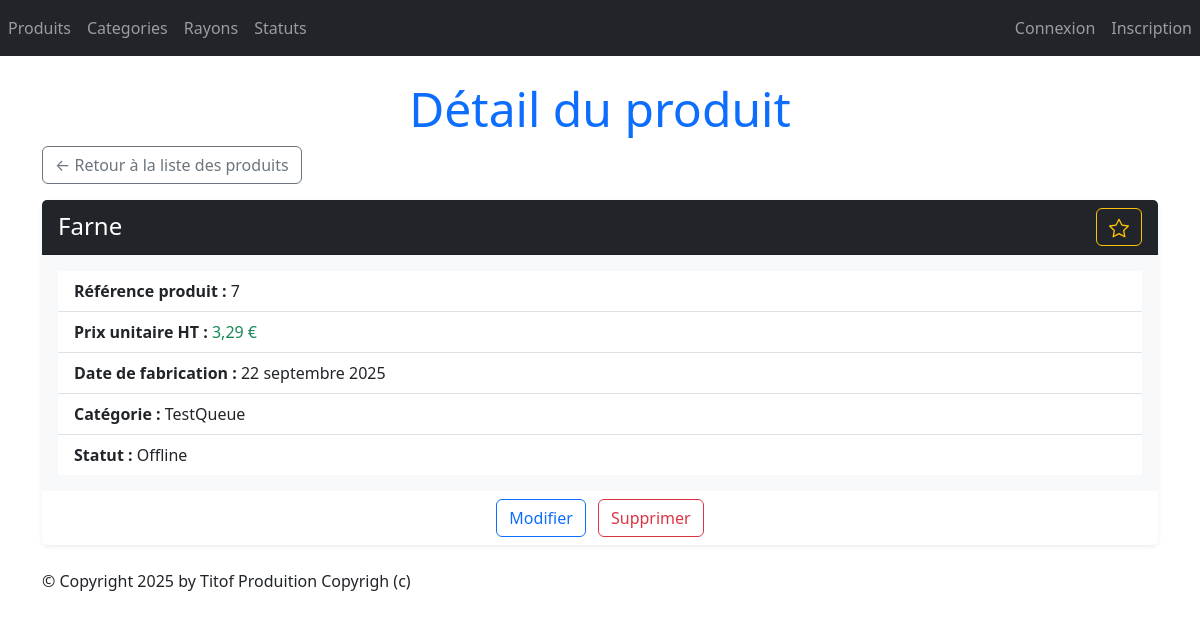
/monApp/produit/7/, run on the app's committed database.
### monApp/models.py (models this page shows, shortened)
class Produit(models.Model):
    refProd = models.AutoField(primary_key=True)
    intituleProd = models.CharField(max_length=200)
    prixUnitaireProd = models.DecimalField(max_digits=10, decimal_places=2)
    dateFabProd = models.DateField(default=date.today)
    categorie = models.ForeignKey(Categorie, on_delete=models.CASCADE, related_name="produits_categorie", null=True, blank=True)
    status = models.ForeignKey(Statut, on_delete=models.CASCADE, related_name="produits_status",null=True, blank=True)

class Categorie(models.Model):
    idCat = models.AutoField(primary_key=True)
    nomCat = models.CharField(max_length=100)
    def __str__(self):
        return self.nomCat

class Statut(models.Model):
    idStatus = models.AutoField(primary_key=True)
    libelleStatus = models.CharField(max_length=100)
    def __str__(self):
        return self.libelleStatus

### monApp/views.py (the view)
# urls.py: path("produit/<int:pk>/", views.ProduitDetailView.as_view(), name="dtl_prdt"),
class ProduitDetailView(DetailView):
    model = Produit
    template_name = "monApp/Read/detail/produit.html"
    context_object_name = "prdt"
    def get_context_data(self, **kwargs):
        context = super(ProduitDetailView, self).get_context_data(**kwargs)
        context['titremenu'] = "Détail du produit"
        return context

### monApp/templates/monApp/Read/detail/produit.html (shortened to what this page needs)
{% extends 'monApp/base.html' %}
{% block menu %}
    <h1 class="display-5 text-center text-primary">{{ titremenu }}</h1>
{% endblock %}
{% block contenu %}
<div class="mb-3">
    <a href="{% url 'lst_prdts' %}" class="btn btn-outline-secondary">
        &larr; Retour à la liste des produits
    </a>
</div>
<div class="card shadow-sm border-0 mb-4">
    <div class="card-header bg-dark text-white">
        <div class="d-flex justify-content-between align-items-center">
            <h4 class="mb-0">{{ prdt.intituleProd }}</h4>
            <button onclick="window.location.href='{% url 'add_favorite' prdt.refProd %}';" class="btn btn-outline-warning" title="Ajouter aux favoris">
            </button>
        </div>
    </div>
    <div class="card-body bg-light">
        <ul class="list-group list-group-flush">
            <li class="list-group-item"><strong>Référence produit :</strong> {{ prdt.refProd }}</li>
            <li class="list-group-item"><strong>Prix unitaire HT :</strong> <span class="text-success">{{ prdt.prixUnitaireProd }} €</span></li>
            <li class="list-group-item"><strong>Date de fabrication :</strong> {{ prdt.dateFabProd }}</li>
            <li class="list-group-item"><strong>Catégorie :</strong> {{ prdt.categorie }}</li>
            <li class="list-group-item"><strong>Statut :</strong> {{ prdt.status }}</li>
        </ul>
    </div>
    <div class="card-footer text-center bg-white border-0">
        <button type="button" class="btn btn-outline-primary me-2" onclick="window.location.href='{% url 'prdt_chng' prdt.refProd %}'">Modifier</button>
        <button onclick="window.location.href='{% url 'dlt_prdt' prdt.refProd %}';" class="btn btn-outline-danger">Supprimer</button>
    </div>
</div>
{% endblock %}

### static/styles.css (style rules this page uses)
h1 { color: red; }

### data on the page
Produit: intituleProd "Farne", refProd "7", prixUnitaireProd "3,29", dateFabProd "22 septembre 2025", categorie "TestQueue", status "Offline"

### other printed values
{{ titremenu }} "Détail du produit"
